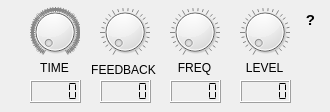
     <widget class="QWidget" name="reverseTab">
      <attribute name="title">
       <string>Reverse</string>
      </attribute>
      <widget class="QLCDNumber" name="reverseTimeDisplay">
       <property name="geometry">
        <rect>
         <x>30</x>
         <y>80</y>
         <width>51</width>
         <height>23</height>
        </rect>
       </property>
       <property name="frameShadow">
        <enum>QFrame::Shadow::Raised</enum>
       </property>
       <property name="segmentStyle">
        <enum>QLCDNumber::SegmentStyle::Flat</enum>
       </property>
      </widget>
      <widget class="QLabel" name="reverseFreqLabel">
       <property name="geometry">
        <rect>
         <x>170</x>
         <y>60</y>
         <width>49</width>
         <height>16</height>
        </rect>
       </property>
       <property name="text">
        <string>FREQ</string>
       </property>
       <property name="alignment">
        <set>Qt::AlignmentFlag::AlignCenter</set>
       </property>
      </widget>
      <widget class="QLabel" name="reverseLevelLabel">
       <property name="geometry">
        <rect>
         <x>240</x>
         <y>60</y>
         <width>49</width>
         <height>16</height>
        </rect>
       </property>
       <property name="text">
        <string>LEVEL</string>
       </property>
       <property name="alignment">
        <set>Qt::AlignmentFlag::AlignCenter</set>
       </property>
      </widget>
      <widget class="QDial" name="reverseLevelDial">
       <property name="geometry">
        <rect>
         <x>240</x>
         <y>0</y>
         <width>50</width>
         <height>64</height>
        </rect>
       </property>
       <property name="autoFillBackground">
        <bool>false</bool>
       </property>
       <property name="maximum">
        <number>100</number>
       </property>
       <property name="wrapping">
        <bool>false</bool>
       </property>
       <property name="notchesVisible">
        <bool>true</bool>
       </property>
      </widget>
      <widget class="QLabel" name="reverseTimeLabel">
       <property name="geometry">
        <rect>
         <x>30</x>
         <y>60</y>
         <width>49</width>
         <height>16</height>
        </rect>
       </property>
       <property name="text">
        <string>TIME</string>
       </property>
       <property name="alignment">
        <set>Qt::AlignmentFlag::AlignCenter</set>
       </property>
      </widget>
      <widget class="QLabel" name="reverseFeedbackLabel">
       <property name="geometry">
        <rect>
         <x>88</x>
         <y>60</y>
         <width>71</width>
         <height>20</height>
        </rect>
       </property>
       <property name="text">
        <string>FEEDBACK</string>
       </property>
       <property name="alignment">
        <set>Qt::AlignmentFlag::AlignCenter</set>
       </property>
      </widget>
      <widget class="QDial" name="reverseFeedbackDial">
       <property name="geometry">
        <rect>
         <x>100</x>
         <y>0</y>
         <width>50</width>
         <height>64</height>
        </rect>
       </property>
       <property name="autoFillBackground">
        <bool>false</bool>
       </property>
       <property name="maximum">
        <number>100</number>
       </property>
       <property name="wrapping">
        <bool>false</bool>
       </property>
       <property name="notchesVisible">
        <bool>true</bool>
       </property>
      </widget>
      <widget class="QLCDNumber" name="reverseLevelDisplay">
       <property name="geometry">
        <rect>
         <x>240</x>
         <y>80</y>
         <width>51</width>
         <height>23</height>
        </rect>
       </property>
       <property name="frameShadow">
        <enum>QFrame::Shadow::Raised</enum>
       </property>
       <property name="segmentStyle">
        <enum>QLCDNumber::SegmentStyle::Flat</enum>
       </property>
      </widget>
      <widget class="QLCDNumber" name="reverseFreqDisplay">
       <property name="geometry">
        <rect>
         <x>170</x>
         <y>80</y>
         <width>51</width>
         <height>23</height>
        </rect>
       </property>
       <property name="frameShadow">
        <enum>QFrame::Shadow::Raised</enum>
       </property>
       <property name="segmentStyle">
        <enum>QLCDNumber::SegmentStyle::Flat</enum>
       </property>
      </widget>
      <widget class="QDial" name="reverseFreqDial">
       <property name="geometry">
        <rect>
         <x>170</x>
         <y>0</y>
         <width>50</width>
         <height>64</height>
        </rect>
       </property>
       <property name="autoFillBackground">
        <bool>false</bool>
       </property>
       <property name="maximum">
        <number>100</number>
       </property>
       <property name="wrapping">
        <bool>false</bool>
       </property>
       <property name="notchesVisible">
        <bool>true</bool>
       </property>
      </widget>
      <widget class="QDial" name="reverseTimeDial">
       <property name="geometry">
        <rect>
         <x>30</x>
         <y>0</y>
         <width>50</width>
         <height>64</height>
        </rect>
       </property>
       <property name="autoFillBackground">
        <bool>false</bool>
       </property>
       <property name="maximum">
        <number>4000</number>
       </property>
       <property name="wrapping">
        <bool>false</bool>
       </property>
       <property name="notchesVisible">
        <bool>true</bool>
       </property>
      </widget>
      <widget class="QLCDNumber" name="reverseFeedbackDisplay">
       <property name="geometry">
        <rect>
         <x>100</x>
         <y>80</y>
         <width>51</width>
         <height>23</height>
        </rect>
       </property>
       <property name="frameShadow">
        <enum>QFrame::Shadow::Raised</enum>
       </property>
       <property name="segmentStyle">
        <enum>QLCDNumber::SegmentStyle::Flat</enum>
       </property>
      </widget>
      <widget class="QLabel" name="reverseHelpLabel">
       <property name="geometry">
        <rect>
         <x>300</x>
         <y>10</y>
         <width>21</width>
         <height>21</height>
        </rect>
       </property>
       <property name="toolTip">
        <string>&lt;html&gt;&lt;head/&gt;&lt;body&gt;&lt;p align=&quot;center&quot;&gt;&lt;span style=&quot; font-size:14pt;&quot;&gt;The delay sound is run in reverse&lt;/span&gt;&lt;/p&gt;&lt;p align=&quot;center&quot;&gt;&lt;img src=&quot;:/Delay_Reverse/resources/delay/reverse.png&quot;/&gt;&lt;/p&gt;&lt;/body&gt;&lt;/html&gt;</string>
       </property>
       <property name="text">
        <string>&lt;html&gt;&lt;head/&gt;&lt;body&gt;&lt;p align=&quot;center&quot;&gt;&lt;span style=&quot; font-size:11pt; font-weight:700;&quot;&gt;?&lt;/span&gt;&lt;/p&gt;&lt;/body&gt;&lt;/html&gt;</string>
       </property>
      </widget>
     </widget>
